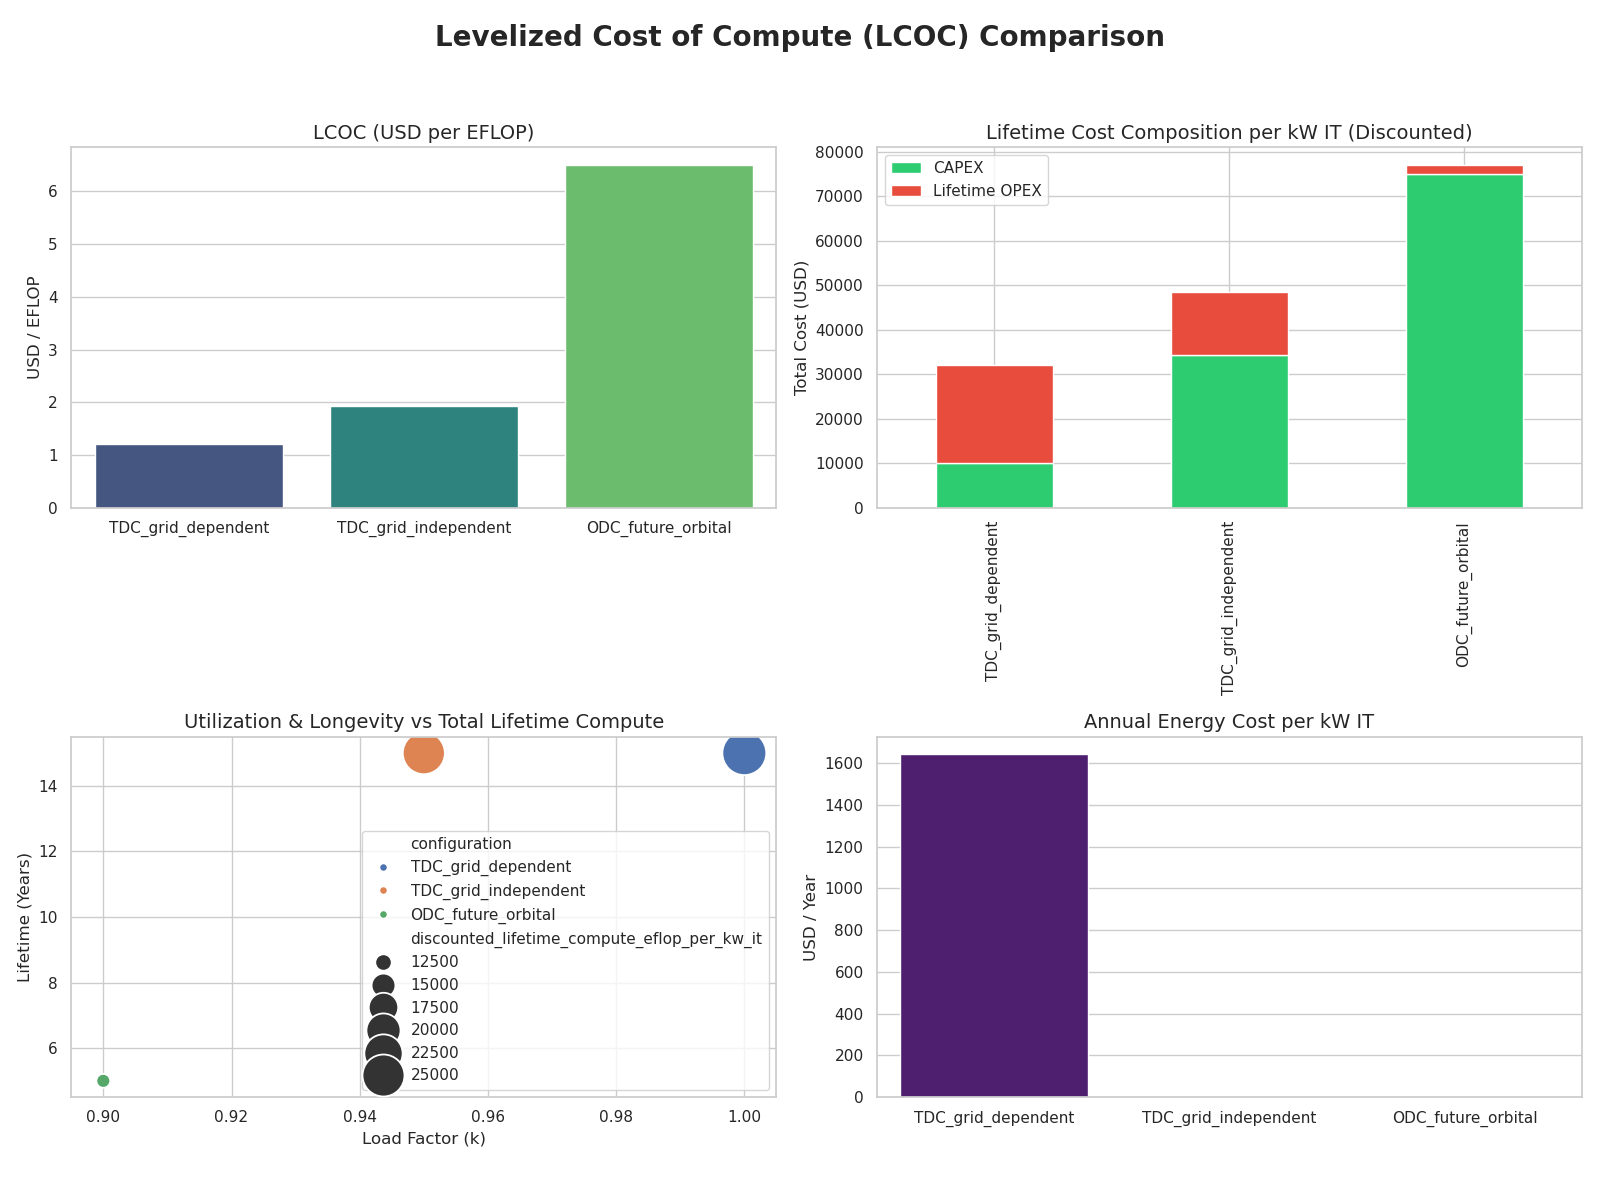

Recreate this plot in Python.
import pandas as pd
import matplotlib.pyplot as plt
import seaborn as sns

# Load the data
df = pd.read_csv('lcoc_tdc_odc_comparison.csv')

# Calculate Lifetime OPEX for a more nuanced breakdown
# Total Discounted Cost - Initial CAPEX = Discounted Lifetime OPEX
df['discounted_lifetime_opex'] = df['discounted_lifetime_cost_per_kw_it_usd'] - df['capex_per_kw_it_usd']

# Set visual style
sns.set_theme(style="whitegrid")
fig, axes = plt.subplots(2, 2, figsize=(16, 12))
fig.suptitle('Levelized Cost of Compute (LCOC) Comparison', fontsize=20, fontweight='bold')

# 1. LCOC Comparison (The Efficiency Metric)
sns.barplot(x='configuration', y='LCOC_usd_per_EFLOP', data=df, ax=axes[0,0], palette='viridis')
axes[0,0].set_title('LCOC (USD per EFLOP)', fontsize=14)
axes[0,0].set_ylabel('USD / EFLOP')
axes[0,0].set_xlabel('')

# 2. CAPEX vs OPEX Breakdown
breakdown_df = df[['configuration', 'capex_per_kw_it_usd', 'discounted_lifetime_opex']]
breakdown_df.set_index('configuration').plot(kind='bar', stacked=True, ax=axes[0,1], color=['#2ecc71', '#e74c3c'])
axes[0,1].set_title('Lifetime Cost Composition per kW IT (Discounted)', fontsize=14)
axes[0,1].set_ylabel('Total Cost (USD)')
axes[0,1].set_xlabel('')
axes[0,1].legend(['CAPEX', 'Lifetime OPEX'])

# 3. Utilization & Longevity Scatter
# Larger bubbles indicate higher total lifetime compute output
sns.scatterplot(x='load_factor_k', y='lifetime_years_n', size='discounted_lifetime_compute_eflop_per_kw_it', 
                hue='configuration', data=df, ax=axes[1,0], sizes=(100, 1000), legend='brief')
axes[1,0].set_title('Utilization & Longevity vs Total Lifetime Compute', fontsize=14)
axes[1,0].set_ylabel('Lifetime (Years)')
axes[1,0].set_xlabel('Load Factor (k)')

# 4. Annual Energy Cost per kW IT
sns.barplot(x='configuration', y='annual_energy_cost_per_kw_it_yr_usd', data=df, ax=axes[1,1], palette='magma')
axes[1,1].set_title('Annual Energy Cost per kW IT', fontsize=14)
axes[1,1].set_ylabel('USD / Year')
axes[1,1].set_xlabel('')

plt.tight_layout(rect=[0, 0.03, 1, 0.95])
plt.savefig('lcoc_visuals.png')
